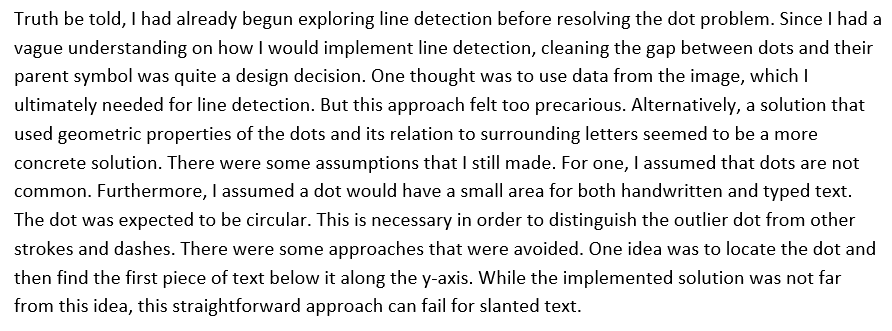
#> input picture 59686943-increase-space-between-text-lines/1.PNG, 892 x 331 px, found by its file name
$ python test.py
#> lines starting #> are read from the running program, lines starting #| are printed output that depends on the picture; after the words box and inside, x2 and y2 are one past the last pixel; in counts of white or black regions, pixels touching at a corner belong together
import cv2
import numpy as np
import matplotlib.pyplot as plt

# Load image, grayscale, Otsu's threshold
image = cv2.imread('1.png')
#> image is the input picture: shape (331, 892, 3); min 0, max 255, mean 231.1
h, w = image.shape[:2]
#> h = 331; w = 892
gray = cv2.cvtColor(image, cv2.COLOR_BGR2GRAY)
thresh = cv2.threshold(gray, 0, 255, cv2.THRESH_BINARY_INV + cv2.THRESH_OTSU)[1]
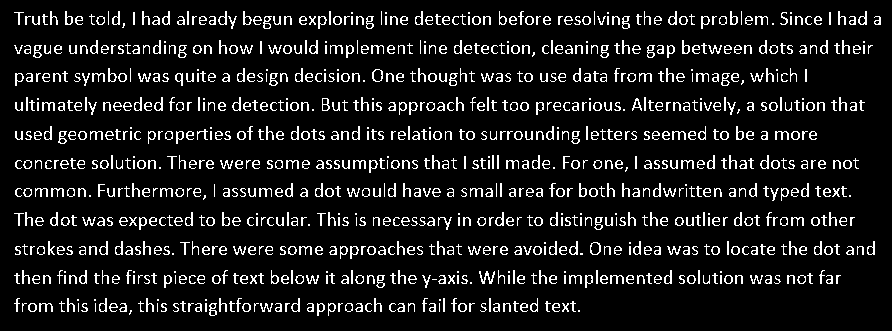
#> thresh: shape (331, 892); 10.1% white in thin lines or dots, all inside (x1, y1, x2, y2) = (14, 11, 881, 316)

# Sum white pixels in each row
# Create blank space array and and final image
pixels = np.sum(thresh, axis=1).tolist()
#> pixels = 331 values, max 104040 at index 102, min 0 at index 0, mean 23063.2
space = np.ones((1, w), dtype=np.uint8) * 255
result = np.zeros((0, w), dtype=np.uint8)
#> result = empty array

# Iterate through each row and add space if entire row is empty
# otherwise add original section of image to final image
for index, value in enumerate(pixels):
    if value == 0:
        result = np.concatenate((result, space), axis=0)
    row = gray[index:index+1, 0:w]
    result = np.concatenate((result, row), axis=0)
#> this loop made 331 passes
#> value on passes 1 to 3: 0, 0, 0
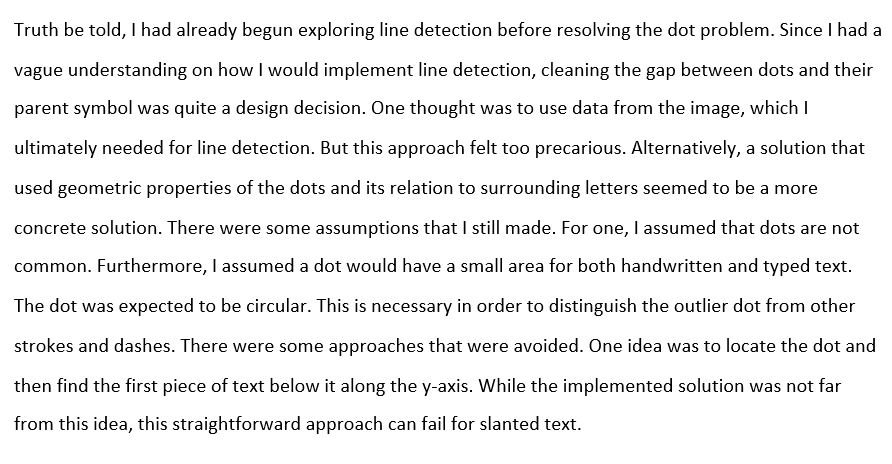
#> result: shape (464, 892); min 0, max 255, mean 237.9

plt.plot(pixels)
cv2.imshow('result', result)
cv2.imshow('thresh', thresh)
plt.show()
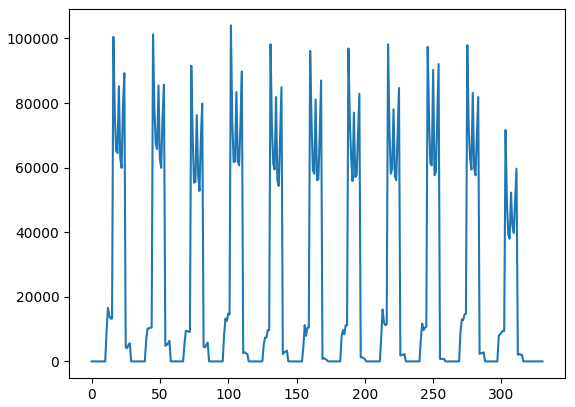
#> figure drawn by matplotlib, 1 panel; curve peaks at x = 102, y = 104040
